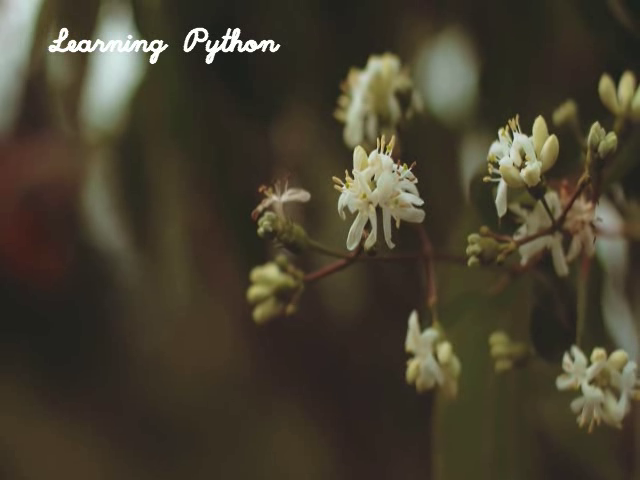
#> input picture frame 47 of Core Python/10_File Operations/09_VideoFileManagement/savedVideos/videoWithText.mp4, 640 x 480 px, given in place of Video04.mp4, which was not available
$ python ex05-videoWithText.py
#> lines starting #> are read from the running program, lines starting #| are printed output that depends on the picture; after the words box and inside, x2 and y2 are one past the last pixel; in counts of white or black regions, pixels touching at a corner belong together
#!python3

import os
os.system("cls")

import cv2

print("\nCreating an object for capturing the video..", end="\n")

captureVideo = cv2.VideoCapture(r"C:\Practice\my-python-journey\10_File Operations\09_VideoFileManagement\Videos\Video04.mp4")

if not captureVideo.isOpened() :
    print("\nFatal Error! could not open the video file..", end="\n")
    exit()

print("\nReading the video file until it is completely read...", end="\n")

windowWidth = 640
windowHeight = 480

videoFourCC = cv2.VideoWriter_fourcc(*'mp4v') # code that should be used for mp4 videos
outvideoFile = cv2.VideoWriter(r"C:\Practice\my-python-journey\10_File Operations\09_VideoFileManagement\savedVideos\videoWithText.mp4", videoFourCC, 20.0, (windowWidth, windowHeight))

while (captureVideo.isOpened()) :
    frameReturned, frameValue = captureVideo.read()
#> frameValue is the input picture: shape (480, 640, 3); mean B, G, R 47, 63.2, 69.7

    if frameReturned == True :
        resizedFrame = cv2.resize(frameValue, (windowWidth, windowHeight))
        videoText = "Learning Python"
        cv2.putText(resizedFrame, videoText, (50,50), cv2.FONT_HERSHEY_SCRIPT_SIMPLEX,1,(255,255,255),2,cv2.LINE_AA)
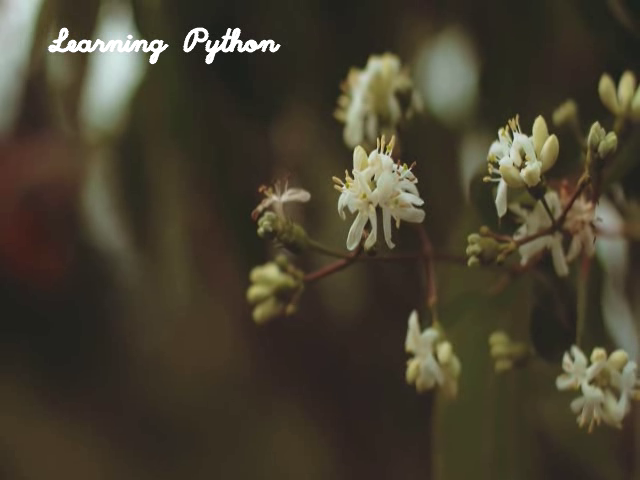
#> resizedFrame: shape (480, 640, 3); 0.93% of pixels changed, all inside (x1, y1, x2, y2) = (48, 27, 281, 65)

        outvideoFile.write(resizedFrame)
        cv2.imshow("Current Frame : ", resizedFrame)

        if cv2. waitKey(25) & 0xFF == ord('q') :
#> (key q is pressed here)
            break
    else :
        break


captureVideo.release()
outvideoFile.release()
cv2.destroyAllWindows()

$ run again, starting later in the video
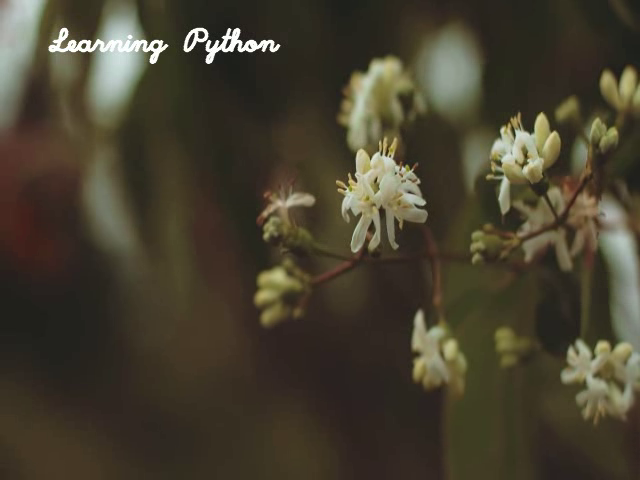
#> input picture frame 215 of Core Python/10_File Operations/09_VideoFileManagement/savedVideos/videoWithText.mp4, 640 x 480 px, given in place of Video04.mp4, which was not available
#> frameValue is the input picture: shape (480, 640, 3); mean B, G, R 47.6, 64.1, 70.4
#> `cv2.putText(resizedFrame, videoText, (50,50), cv2.FONT_HERSHEY_SCRIPT_..`:
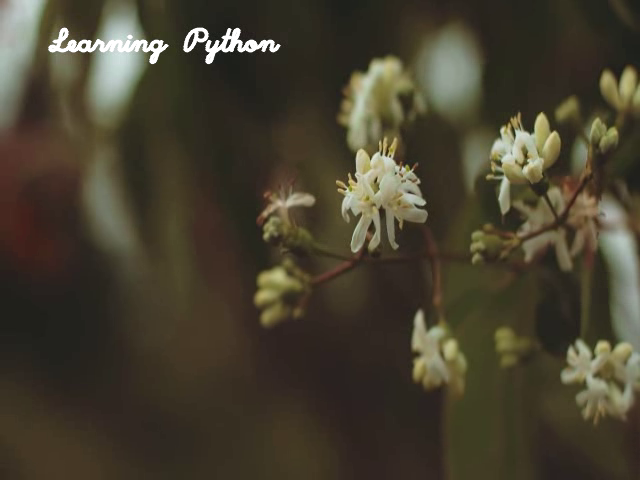
#> resizedFrame: shape (480, 640, 3); 0.93% of pixels changed, all inside (x1, y1, x2, y2) = (48, 27, 281, 65)

$ run again, starting later in the video
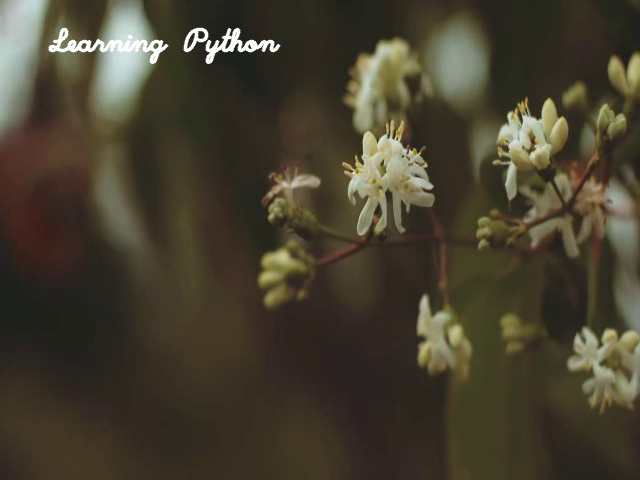
#> input picture frame 383 of Core Python/10_File Operations/09_VideoFileManagement/savedVideos/videoWithText.mp4, 640 x 480 px, given in place of Video04.mp4, which was not available
#> frameValue is the input picture: shape (480, 640, 3); mean B, G, R 47.9, 64.1, 70.7
#> `cv2.putText(resizedFrame, videoText, (50,50), cv2.FONT_HERSHEY_SCRIPT_..`:
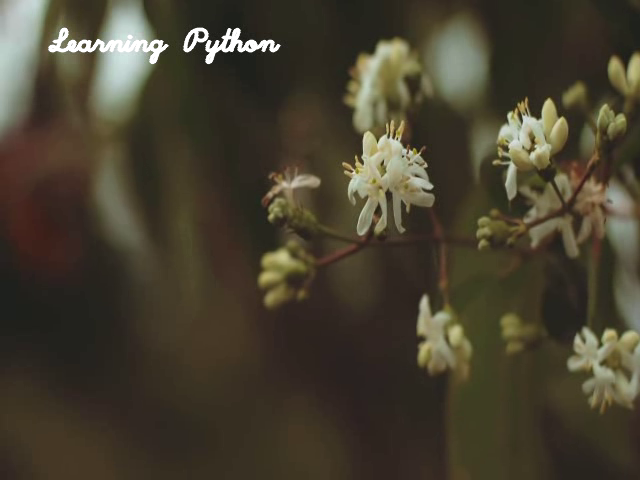
#> resizedFrame: shape (480, 640, 3); 0.91% of pixels changed, all inside (x1, y1, x2, y2) = (48, 27, 281, 65)
